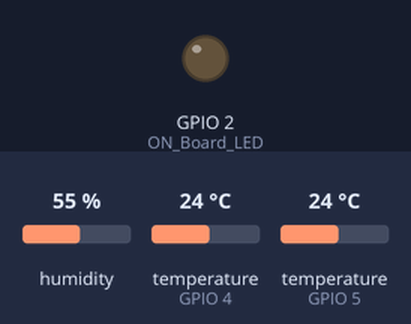
Bench run of a sketch on a simulated ESP8266 (NodeMCU). Parts: output pins drawn as LEDs (lit = HIGH). Inputs (shaded band) come from the test bench; at power-on: humidity 55 %, temperature (sensors on GPIO 4, GPIO 5) 24 °C. WiFi joins after 1.5 s; servers stay silent unless stated; network time is answered at once with the bench clock; the local clock reads 2024-03-15 10:24:30 at power-on unless the sketch sets it; what the sketch prints to the serial monitor is not drawn.

Above: at 0.1 s.
At 2.3 s:
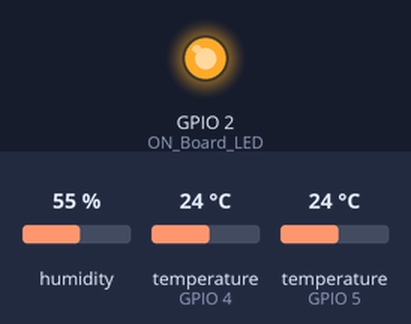
Timing chart, 0 to 3.8 s (numbered marks = the images above):
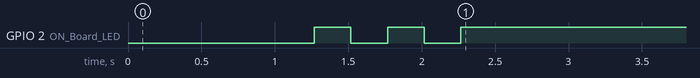

The sketch:

TEMP_CHIRAG_SHUBHAM_VIDEO.ino
```cpp
#include <ESP8266WiFi.h>
#include <FirebaseArduino.h>
#include <ArduinoJson.h>
#include <ESP8266HTTPClient.h>
#include "DHT.h"
#include <NTPClient.h>
#include <WiFiUdp.h>
#include <OneWire.h>
#include <DallasTemperature.h>


// GPIO where the DS18B20 is connected to
const int oneWireBus = 4;
// Setup a oneWire instance to communicate with any OneWire devices
OneWire oneWire(oneWireBus);

// Pass our oneWire reference to Dallas Temperature sensor
DallasTemperature sensors(&oneWire);


#define FIREBASE_HOST "machine-learning-data-b1f0a-default-rtdb.firebaseio.com" //--> URL address of your Firebase Realtime Database.
#define FIREBASE_AUTH "skuSoLA9Jfmgcuvlo3UuQNhaDHWlfTd6S5yIonVk" //--> Your firebase database secret code.

#define ON_Board_LED 2  //--> Defining an On Board LED, used for indicators when the process of connecting to a wifi router

#define DHTTYPE DHT11 //--> Defines the type of DHT sensor used (DHT11, DHT21, and DHT22), in this project the sensor used is DHT11.

//----------------------------------------SSID and Password of your WiFi router.
const char* ssid = "Chirag"; //--> Your wifi name or SSID.
const char* password = "Chirag44"; //--> Your wifi password.
//----------------------------------------

const int DHTPin =  5; //--> The pin used for the DHT11 sensor is Pin D1 = GPIO5
DHT dht(DHTPin, DHTTYPE); //--> Initialize DHT sensor, DHT dht(Pin_used, Type_of_DHT_Sensor);

//----------------------------------------Adjust the UTC
// You need to adjust the UTC offset for your timezone in milliseconds.
// See the UTC time offset list here : https://en.wikipedia.org/wiki/List_of_UTC_time_offsets
// Here are some examples for different timezones :
// > For UTC -5.00 : -5 * 60 * 60 : -18000
// > For UTC +1.00 : 1 * 60 * 60 : 3600
// > For UTC +0.00 : 0 * 60 * 60 : 0

// This is my UTC adjustment calculation :
// > UTC in my area : UTC +07:00
// > UTC +07:00 -> 7 * 60 * 60 = 25200
const long utcOffsetInSeconds = 25200;
//----------------------------------------

//----------------------------------------Define NTP Client to get time
WiFiUDP ntpUDP;
NTPClient timeClient(ntpUDP, "pool.ntp.org", utcOffsetInSeconds);
//----------------------------------------

String DBnm = "DHT11SensorDatawithTime";
String TD = "Temperature";
String HD = "Humidity";


int count = 0;

void setup() {
  // put your setup code here, to run once:
  Serial.begin(115200);
  sensors.begin();
  delay(500);

  dht.begin();  //--> Start reading DHT11 sensors
  delay(500);

    WiFi.begin(ssid, password); //--> Connect to your WiFi router
    Serial.println(".");

  pinMode(ON_Board_LED,OUTPUT); //--> On Board LED port Direction output
  digitalWrite(ON_Board_LED, HIGH); //--> Turn off Led On Board

  //----------------------------------------Wait for connection
    Serial.print("Connecting");
    while (WiFi.status() != WL_CONNECTED) {
    Serial.print(".");
    //----------------------------------------Make the On Board Flashing LED on the process of connecting to the wifi router.
    digitalWrite(ON_Board_LED, LOW);
    delay(250);
    digitalWrite(ON_Board_LED, HIGH);
    delay(250);
    //----------------------------------------
  }
  //----------------------------------------
  digitalWrite(ON_Board_LED, HIGH); //--> Turn off the On Board LED when it is connected to the wifi router.
  //----------------------------------------If successfully connected to the wifi router, the IP Address that will be visited is displayed in the serial monitor
  Serial.println("");
  Serial.print("Successfully connected to : ");
  Serial.println(ssid);
  Serial.print("IP address: ");
  Serial.println(WiFi.localIP());
  Serial.println();
  ----------------------------------------

  //----------------------------------------
  timeClient.begin();
  //----------------------------------------

  //----------------------------------------Firebase Realtime Database Configuration.
  Firebase.begin(FIREBASE_HOST, FIREBASE_AUTH);
  //----------------------------------------
}

void loop() {
  // put your main code here, to run repeatedly:

  //----------------------------------------Here sending data to the Firebase Realtime Database is limited to 5 times sending.
  // Remove this condition if you want to send data continuously.


    //----------------------------------------Get time from the internet and format the display.
    // Without the conditions below, the time display will be like this: 1:1:1, 1:50:5
    // With the conditions below, the time display will be like this: 01:01:01, 01:50:05
    timeClient.update();
    String hr, mn, sc;
    if (timeClient.getHours() < 10) {
      hr = "0" + String(timeClient.getHours());
    }
    else {
      hr = String(timeClient.getHours());
    }

    if (timeClient.getMinutes() < 10) {
      mn = "0" + String(timeClient.getMinutes());
    }
    else {
      mn = String(timeClient.getMinutes());
    }

    if (timeClient.getSeconds() < 10) {
      sc = "0" + String(timeClient.getSeconds());
    }
    else {
      sc = String(timeClient.getSeconds());
    }

    String TimeNow = hr + ":" + mn + ":" + sc;
    Serial.print(TimeNow);
    //----------------------------------------

    //----------------------------------------Reading Temperature and Humidity
    // Reading temperature or humidity takes about 250 milliseconds!
    // Sensor readings may also be up to 2 seconds 'old' (its a very slow sensor)
    int h = dht.readHumidity(); //--> Read humidity.
    float t = dht.readTemperature(); //--> Read temperature as Celsius (the default).
    // float tf = dht.readTemperature(true); //--> // Read temperature as Fahrenheit (isFahrenheit = true)

    // Check if any reads failed and exit early (to try again).
    if (isnan(h) || isnan(t)) {
      Serial.println(" Failed to load DHT sensor !");
      delay(1000);
      return;
    }
    //----------------------------------------

    Serial.print(F(", Humidity: "));
    Serial.print(h);
    Serial.print(F("%  Temperature: "));
    Serial.print(t);
    Serial.println(F("°C "));

    String strHum = String(h); //--> Convert Humidity value to String data type.
    String strTem = String(t); //--> Convert Temperature values to the String data type.

    //----------------------------------------Send Humidity data to the Firebase Realtime Database.
    String DBaddH = DBnm + "/" + TimeNow + "/" + HD; //--> Creating a Database path
    Firebase.setString(DBaddH,strHum); //--> Command or code for sending Humidity data in the form of a String data type to the Firebase Realtime Database.

    // Conditions for handling errors.
    if (Firebase.failed()) {
        Serial.print("setting Humidity failed :");
        Serial.println(Firebase.error());
        delay(500);
        return;
    }
    //----------------------------------------

    //----------------------------------------Send Temperature data to the Firebase Realtime Database.
    String DBaddT = DBnm + "/" + TimeNow + "/" + TD; //--> Creating a Database path
    Firebase.setString(DBaddT,strTem); //--> Command or code for sending Temperature data in the form of a String data type to the Firebase Realtime Database.

    // Conditions for handling errors.
    if (Firebase.failed()) {
        Serial.print("setting Temperature failed :");
        Serial.println(Firebase.error());
        delay(500);
        return;
    }
    //----------------------------------------

    Serial.println("Setting successful");
    Serial.println();
    sensors.requestTemperatures();
    float temperatureC = sensors.getTempCByIndex(0);
    float temperatureF = sensors.getTempFByIndex(0);
    Serial.print(temperatureC);
    Serial.println("ºC");
    Serial.println();

    delay(5000);
  }
  //----------------------------------------
```
